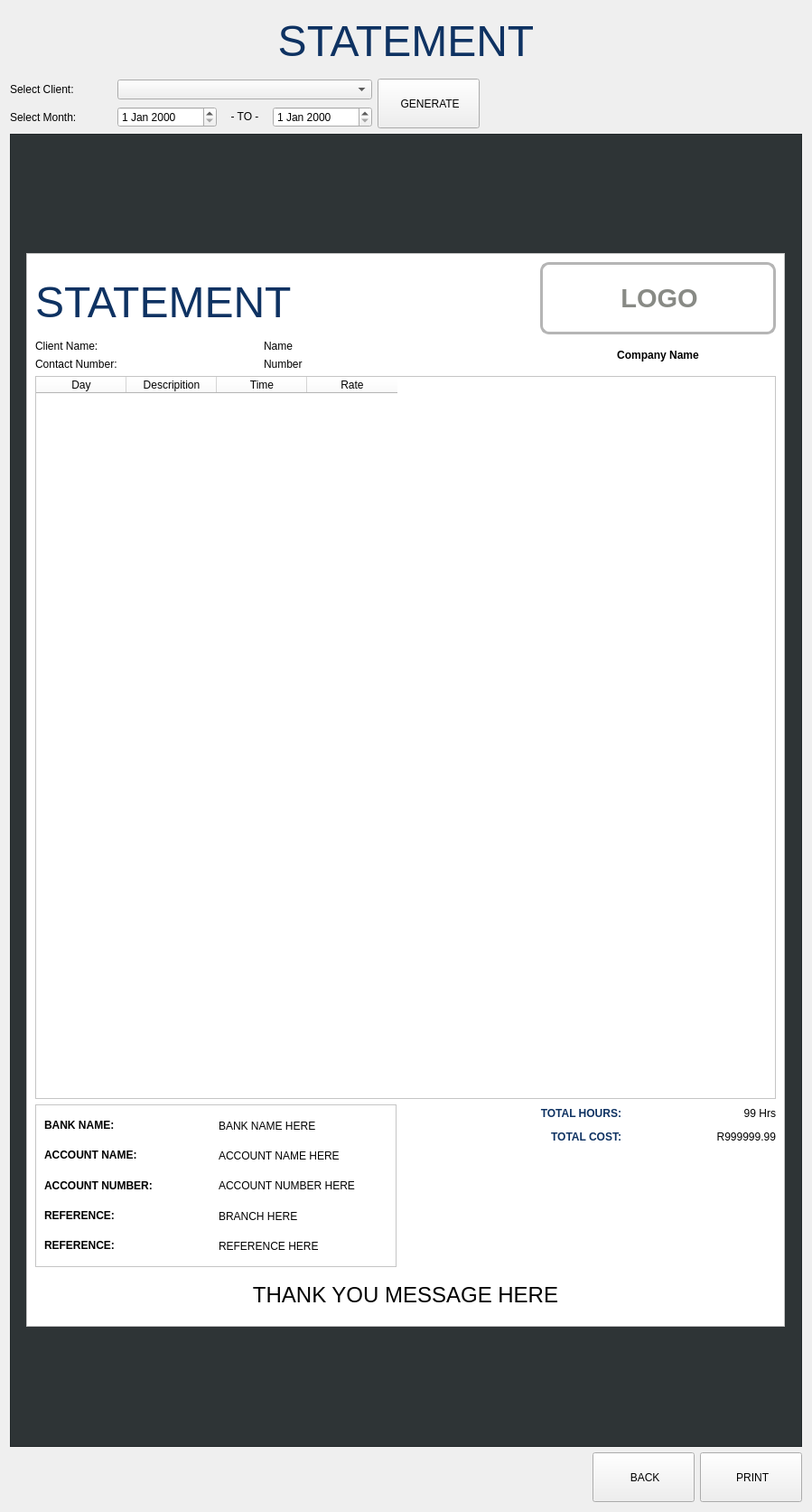
<?xml version="1.0" encoding="UTF-8"?>
<ui version="4.0">
 <class>statementUI</class>
 <widget class="QWidget" name="statementUI">
  <property name="geometry">
   <rect>
    <x>0</x>
    <y>0</y>
    <width>899</width>
    <height>1673</height>
   </rect>
  </property>
  <property name="windowTitle">
   <string>Statement</string>
  </property>
  <layout class="QGridLayout" name="gridLayout">
   <item row="2" column="1">
    <widget class="QDateEdit" name="selFrom">
     <property name="maximumSize">
      <size>
       <width>110</width>
       <height>16777215</height>
      </size>
     </property>
    </widget>
   </item>
   <item row="1" column="5" rowspan="2" colspan="3">
    <spacer name="horizontalSpacer">
     <property name="orientation">
      <enum>Qt::Horizontal</enum>
     </property>
     <property name="sizeHint" stdset="0">
      <size>
       <width>40</width>
       <height>20</height>
      </size>
     </property>
    </spacer>
   </item>
   <item row="2" column="2">
    <widget class="QLabel" name="label_4">
     <property name="maximumSize">
      <size>
       <width>50</width>
       <height>16777215</height>
      </size>
     </property>
     <property name="text">
      <string>&lt;html&gt;&lt;head/&gt;&lt;body&gt;&lt;p align=&quot;center&quot;&gt;- TO -&lt;/p&gt;&lt;/body&gt;&lt;/html&gt;</string>
     </property>
    </widget>
   </item>
   <item row="1" column="0">
    <widget class="QLabel" name="label_2">
     <property name="maximumSize">
      <size>
       <width>120</width>
       <height>16777215</height>
      </size>
     </property>
     <property name="text">
      <string>Select Client:</string>
     </property>
    </widget>
   </item>
   <item row="1" column="4" rowspan="2">
    <widget class="QPushButton" name="btnGenerate">
     <property name="minimumSize">
      <size>
       <width>0</width>
       <height>55</height>
      </size>
     </property>
     <property name="maximumSize">
      <size>
       <width>150</width>
       <height>16777215</height>
      </size>
     </property>
     <property name="text">
      <string> GENERATE</string>
     </property>
     <property name="icon">
      <iconset>
       <normaloff>Resources/refresh.png</normaloff>Resources/refresh.png</iconset>
     </property>
    </widget>
   </item>
   <item row="4" column="6">
    <widget class="QPushButton" name="btnBack">
     <property name="minimumSize">
      <size>
       <width>100</width>
       <height>55</height>
      </size>
     </property>
     <property name="maximumSize">
      <size>
       <width>150</width>
       <height>16777215</height>
      </size>
     </property>
     <property name="text">
      <string> BACK</string>
     </property>
     <property name="icon">
      <iconset>
       <normaloff>Resources/back.png</normaloff>Resources/back.png</iconset>
     </property>
    </widget>
   </item>
   <item row="4" column="7">
    <widget class="QPushButton" name="btnPrint">
     <property name="minimumSize">
      <size>
       <width>100</width>
       <height>55</height>
      </size>
     </property>
     <property name="maximumSize">
      <size>
       <width>150</width>
       <height>16777215</height>
      </size>
     </property>
     <property name="text">
      <string> PRINT</string>
     </property>
     <property name="icon">
      <iconset>
       <normaloff>Resources/printer.png</normaloff>Resources/printer.png</iconset>
     </property>
    </widget>
   </item>
   <item row="4" column="0" colspan="6">
    <spacer name="horizontalSpacer_2">
     <property name="orientation">
      <enum>Qt::Horizontal</enum>
     </property>
     <property name="sizeHint" stdset="0">
      <size>
       <width>40</width>
       <height>20</height>
      </size>
     </property>
    </spacer>
   </item>
   <item row="3" column="0" colspan="8">
    <widget class="QScrollArea" name="scrollArea">
     <property name="styleSheet">
      <string notr="true">background: rgb(46, 52, 54)</string>
     </property>
     <property name="widgetResizable">
      <bool>true</bool>
     </property>
     <widget class="QWidget" name="scrollAreaWidgetContents">
      <property name="geometry">
       <rect>
        <x>0</x>
        <y>0</y>
        <width>879</width>
        <height>1453</height>
       </rect>
      </property>
      <layout class="QGridLayout" name="gridLayout_2">
       <item row="0" column="0">
        <spacer name="horizontalSpacer_3">
         <property name="orientation">
          <enum>Qt::Horizontal</enum>
         </property>
         <property name="sizeHint" stdset="0">
          <size>
           <width>40</width>
           <height>20</height>
          </size>
         </property>
        </spacer>
       </item>
       <item row="0" column="2">
        <widget class="QScrollArea" name="scrollArea_2">
         <property name="minimumSize">
          <size>
           <width>840</width>
           <height>1188</height>
          </size>
         </property>
         <property name="maximumSize">
          <size>
           <width>840</width>
           <height>1188</height>
          </size>
         </property>
         <property name="styleSheet">
          <string notr="true">background-color: rgb(255, 255, 255);</string>
         </property>
         <property name="verticalScrollBarPolicy">
          <enum>Qt::ScrollBarAlwaysOff</enum>
         </property>
         <property name="horizontalScrollBarPolicy">
          <enum>Qt::ScrollBarAlwaysOff</enum>
         </property>
         <property name="widgetResizable">
          <bool>true</bool>
         </property>
         <widget class="QWidget" name="scrollAreaWidgetContents_2">
          <property name="geometry">
           <rect>
            <x>0</x>
            <y>0</y>
            <width>838</width>
            <height>1186</height>
           </rect>
          </property>
          <layout class="QGridLayout" name="gridLayout_3">
           <item row="2" column="2" colspan="2">
            <widget class="QLabel" name="clientContact">
             <property name="minimumSize">
              <size>
               <width>300</width>
               <height>0</height>
              </size>
             </property>
             <property name="text">
              <string>Number</string>
             </property>
            </widget>
           </item>
           <item row="4" column="0" rowspan="3" colspan="3">
            <widget class="QScrollArea" name="scrollArea_3">
             <property name="minimumSize">
              <size>
               <width>400</width>
               <height>180</height>
              </size>
             </property>
             <property name="maximumSize">
              <size>
               <width>400</width>
               <height>180</height>
              </size>
             </property>
             <property name="styleSheet">
              <string notr="true"/>
             </property>
             <property name="widgetResizable">
              <bool>true</bool>
             </property>
             <widget class="QWidget" name="scrollAreaWidgetContents_3">
              <property name="geometry">
               <rect>
                <x>0</x>
                <y>0</y>
                <width>398</width>
                <height>178</height>
               </rect>
              </property>
              <layout class="QGridLayout" name="gridLayout_4">
               <item row="0" column="0">
                <widget class="QLabel" name="label_16">
                 <property name="text">
                  <string>&lt;html&gt;&lt;head/&gt;&lt;body&gt;&lt;p&gt;&lt;span style=&quot; font-weight:600;&quot;&gt;BANK NAME:&lt;/span&gt;&lt;/p&gt;&lt;/body&gt;&lt;/html&gt;</string>
                 </property>
                </widget>
               </item>
               <item row="0" column="1">
                <widget class="QLabel" name="usrBank">
                 <property name="text">
                  <string>BANK NAME HERE</string>
                 </property>
                </widget>
               </item>
               <item row="4" column="0">
                <widget class="QLabel" name="label_24">
                 <property name="text">
                  <string>&lt;html&gt;&lt;head/&gt;&lt;body&gt;&lt;p&gt;&lt;span style=&quot; font-weight:600;&quot;&gt;REFERENCE:&lt;/span&gt;&lt;/p&gt;&lt;/body&gt;&lt;/html&gt;</string>
                 </property>
                </widget>
               </item>
               <item row="2" column="1">
                <widget class="QLabel" name="usrAccNum">
                 <property name="text">
                  <string>ACCOUNT NUMBER HERE</string>
                 </property>
                </widget>
               </item>
               <item row="4" column="1">
                <widget class="QLabel" name="usrRef">
                 <property name="text">
                  <string>REFERENCE HERE</string>
                 </property>
                </widget>
               </item>
               <item row="3" column="1">
                <widget class="QLabel" name="usrBranch">
                 <property name="text">
                  <string>BRANCH HERE</string>
                 </property>
                </widget>
               </item>
               <item row="3" column="0">
                <widget class="QLabel" name="label_22">
                 <property name="text">
                  <string>&lt;html&gt;&lt;head/&gt;&lt;body&gt;&lt;p&gt;&lt;span style=&quot; font-weight:600;&quot;&gt;REFERENCE:&lt;/span&gt;&lt;/p&gt;&lt;/body&gt;&lt;/html&gt;</string>
                 </property>
                </widget>
               </item>
               <item row="2" column="0">
                <widget class="QLabel" name="label_20">
                 <property name="text">
                  <string>&lt;html&gt;&lt;head/&gt;&lt;body&gt;&lt;p&gt;&lt;span style=&quot; font-weight:600;&quot;&gt;ACCOUNT NUMBER:&lt;/span&gt;&lt;/p&gt;&lt;/body&gt;&lt;/html&gt;</string>
                 </property>
                </widget>
               </item>
               <item row="1" column="0">
                <widget class="QLabel" name="label_18">
                 <property name="text">
                  <string>&lt;html&gt;&lt;head/&gt;&lt;body&gt;&lt;p&gt;&lt;span style=&quot; font-weight:600;&quot;&gt;ACCOUNT NAME:&lt;/span&gt;&lt;/p&gt;&lt;/body&gt;&lt;/html&gt;</string>
                 </property>
                </widget>
               </item>
               <item row="1" column="1">
                <widget class="QLabel" name="usrAccName">
                 <property name="text">
                  <string>ACCOUNT NAME HERE</string>
                 </property>
                </widget>
               </item>
              </layout>
             </widget>
            </widget>
           </item>
           <item row="4" column="4">
            <widget class="QLabel" name="label_12">
             <property name="maximumSize">
              <size>
               <width>16777215</width>
               <height>20</height>
              </size>
             </property>
             <property name="text">
              <string>&lt;html&gt;&lt;head/&gt;&lt;body&gt;&lt;p align=&quot;right&quot;&gt;&lt;span style=&quot; font-weight:600; color:#0e3262;&quot;&gt;TOTAL HOURS:&lt;/span&gt;&lt;/p&gt;&lt;/body&gt;&lt;/html&gt;</string>
             </property>
            </widget>
           </item>
           <item row="7" column="0" colspan="7">
            <widget class="QLabel" name="usrMessage">
             <property name="minimumSize">
              <size>
               <width>0</width>
               <height>50</height>
              </size>
             </property>
             <property name="text">
              <string>&lt;html&gt;&lt;head/&gt;&lt;body&gt;&lt;p align=&quot;center&quot;&gt;&lt;span style=&quot; font-size:18pt;&quot;&gt;THANK YOU MESSAGE HERE&lt;/span&gt;&lt;/p&gt;&lt;/body&gt;&lt;/html&gt;</string>
             </property>
            </widget>
           </item>
           <item row="0" column="4" colspan="3">
            <widget class="QLabel" name="companyLogo">
             <property name="minimumSize">
              <size>
               <width>200</width>
               <height>80</height>
              </size>
             </property>
             <property name="styleSheet">
              <string notr="true">border: 3px solid;
border-color: rgb(181, 181, 181);
border-radius: 10px;</string>
             </property>
             <property name="text">
              <string>&lt;html&gt;&lt;head/&gt;&lt;body&gt;&lt;p align=&quot;center&quot;&gt;&lt;span style=&quot; font-size:22pt; font-weight:600; color:#888a85;&quot;&gt;LOGO&lt;/span&gt;&lt;/p&gt;&lt;/body&gt;&lt;/html&gt;</string>
             </property>
            </widget>
           </item>
           <item row="3" column="0" colspan="7">
            <widget class="QTableWidget" name="statementTable">
             <column>
              <property name="text">
               <string>Day</string>
              </property>
             </column>
             <column>
              <property name="text">
               <string>Descripition</string>
              </property>
             </column>
             <column>
              <property name="text">
               <string>Time</string>
              </property>
             </column>
             <column>
              <property name="text">
               <string>Rate</string>
              </property>
             </column>
            </widget>
           </item>
           <item row="5" column="5" colspan="2">
            <widget class="QLabel" name="totalCost">
             <property name="maximumSize">
              <size>
               <width>16777215</width>
               <height>20</height>
              </size>
             </property>
             <property name="text">
              <string>&lt;html&gt;&lt;head/&gt;&lt;body&gt;&lt;p align=&quot;right&quot;&gt;R999999.99&lt;/p&gt;&lt;/body&gt;&lt;/html&gt;</string>
             </property>
            </widget>
           </item>
           <item row="5" column="4">
            <widget class="QLabel" name="label_8">
             <property name="maximumSize">
              <size>
               <width>16777215</width>
               <height>20</height>
              </size>
             </property>
             <property name="text">
              <string>&lt;html&gt;&lt;head/&gt;&lt;body&gt;&lt;p align=&quot;right&quot;&gt;&lt;span style=&quot; font-weight:600; color:#0e3262;&quot;&gt;TOTAL COST:&lt;/span&gt;&lt;/p&gt;&lt;/body&gt;&lt;/html&gt;</string>
             </property>
            </widget>
           </item>
           <item row="1" column="0" colspan="2">
            <widget class="QLabel" name="label_6">
             <property name="minimumSize">
              <size>
               <width>140</width>
               <height>0</height>
              </size>
             </property>
             <property name="maximumSize">
              <size>
               <width>200</width>
               <height>16777215</height>
              </size>
             </property>
             <property name="text">
              <string>Client Name:</string>
             </property>
            </widget>
           </item>
           <item row="2" column="0" colspan="2">
            <widget class="QLabel" name="label_7">
             <property name="minimumSize">
              <size>
               <width>140</width>
               <height>0</height>
              </size>
             </property>
             <property name="maximumSize">
              <size>
               <width>200</width>
               <height>16777215</height>
              </size>
             </property>
             <property name="text">
              <string>Contact Number:</string>
             </property>
            </widget>
           </item>
           <item row="0" column="0" colspan="4">
            <widget class="QLabel" name="label_5">
             <property name="minimumSize">
              <size>
               <width>500</width>
               <height>80</height>
              </size>
             </property>
             <property name="maximumSize">
              <size>
               <width>16777215</width>
               <height>70</height>
              </size>
             </property>
             <property name="text">
              <string>&lt;html&gt;&lt;head/&gt;&lt;body&gt;&lt;p&gt;&lt;span style=&quot; font-size:36pt; color:#0e3262;&quot;&gt;STATEMENT&lt;/span&gt;&lt;/p&gt;&lt;/body&gt;&lt;/html&gt;</string>
             </property>
            </widget>
           </item>
           <item row="4" column="5" colspan="2">
            <widget class="QLabel" name="totalHours">
             <property name="maximumSize">
              <size>
               <width>16777215</width>
               <height>20</height>
              </size>
             </property>
             <property name="text">
              <string>&lt;html&gt;&lt;head/&gt;&lt;body&gt;&lt;p align=&quot;right&quot;&gt;99 Hrs&lt;/p&gt;&lt;/body&gt;&lt;/html&gt;</string>
             </property>
            </widget>
           </item>
           <item row="1" column="4" rowspan="2" colspan="3">
            <widget class="QLabel" name="companyName">
             <property name="text">
              <string>&lt;html&gt;&lt;head/&gt;&lt;body&gt;&lt;p align=&quot;center&quot;&gt;&lt;span style=&quot; font-weight:600;&quot;&gt;Company Name&lt;/span&gt;&lt;/p&gt;&lt;/body&gt;&lt;/html&gt;</string>
             </property>
            </widget>
           </item>
           <item row="1" column="2" colspan="2">
            <widget class="QLabel" name="clientName">
             <property name="minimumSize">
              <size>
               <width>300</width>
               <height>0</height>
              </size>
             </property>
             <property name="text">
              <string>Name</string>
             </property>
            </widget>
           </item>
          </layout>
         </widget>
        </widget>
       </item>
       <item row="0" column="3">
        <spacer name="horizontalSpacer_6">
         <property name="orientation">
          <enum>Qt::Horizontal</enum>
         </property>
         <property name="sizeHint" stdset="0">
          <size>
           <width>40</width>
           <height>20</height>
          </size>
         </property>
        </spacer>
       </item>
      </layout>
     </widget>
    </widget>
   </item>
   <item row="2" column="0">
    <widget class="QLabel" name="label_3">
     <property name="maximumSize">
      <size>
       <width>120</width>
       <height>16777215</height>
      </size>
     </property>
     <property name="text">
      <string>Select Month:</string>
     </property>
    </widget>
   </item>
   <item row="2" column="3">
    <widget class="QDateEdit" name="selTo">
     <property name="maximumSize">
      <size>
       <width>110</width>
       <height>16777215</height>
      </size>
     </property>
    </widget>
   </item>
   <item row="0" column="0" colspan="8">
    <widget class="QLabel" name="label">
     <property name="minimumSize">
      <size>
       <width>0</width>
       <height>70</height>
      </size>
     </property>
     <property name="maximumSize">
      <size>
       <width>16777215</width>
       <height>70</height>
      </size>
     </property>
     <property name="text">
      <string>&lt;html&gt;&lt;head/&gt;&lt;body&gt;&lt;p align=&quot;center&quot;&gt;&lt;span style=&quot; font-size:36pt; color:#0e3262;&quot;&gt;STATEMENT&lt;/span&gt;&lt;/p&gt;&lt;/body&gt;&lt;/html&gt;</string>
     </property>
    </widget>
   </item>
   <item row="1" column="1" colspan="3">
    <widget class="QComboBox" name="selClient"/>
   </item>
  </layout>
 </widget>
 <resources/>
 <connections/>
</ui>
